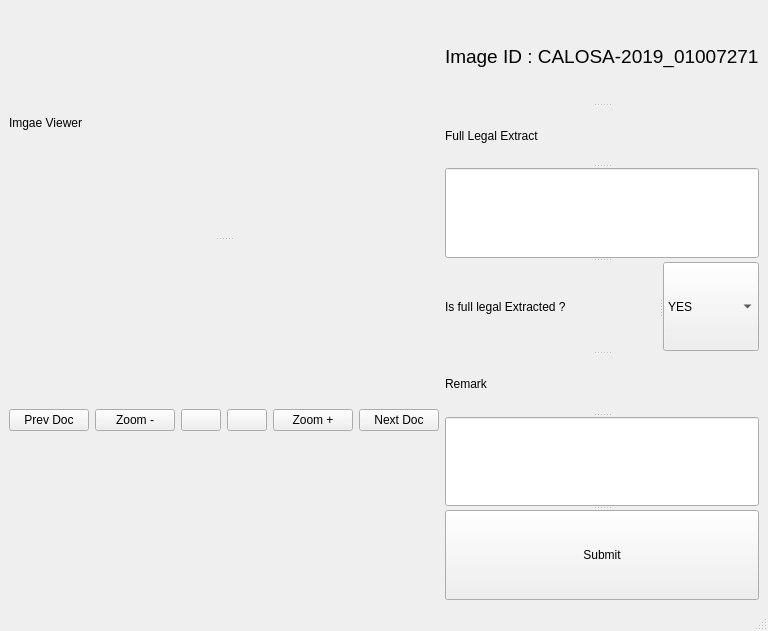
<?xml version="1.0" encoding="UTF-8"?>
<ui version="4.0">
 <class>MainWindow</class>
 <widget class="QMainWindow" name="MainWindow">
  <property name="geometry">
   <rect>
    <x>0</x>
    <y>0</y>
    <width>716</width>
    <height>631</height>
   </rect>
  </property>
  <property name="windowTitle">
   <string>MainWindow</string>
  </property>
  <widget class="QWidget" name="centralwidget">
   <layout class="QGridLayout" name="gridLayout">
    <item row="0" column="0">
     <layout class="QHBoxLayout" name="horizontalLayout">
      <item>
       <widget class="QSplitter" name="splitter">
        <property name="orientation">
         <enum>Qt::Vertical</enum>
        </property>
        <widget class="QLabel" name="label">
         <property name="sizePolicy">
          <sizepolicy hsizetype="Minimum" vsizetype="Expanding">
           <horstretch>0</horstretch>
           <verstretch>0</verstretch>
          </sizepolicy>
         </property>
         <property name="text">
          <string>Imgae Viewer</string>
         </property>
        </widget>
        <widget class="QWidget" name="layoutWidget">
         <layout class="QHBoxLayout" name="horizontalLayout_2">
          <item>
           <widget class="QPushButton" name="pushButton_5">
            <property name="sizePolicy">
             <sizepolicy hsizetype="Expanding" vsizetype="Fixed">
              <horstretch>0</horstretch>
              <verstretch>0</verstretch>
             </sizepolicy>
            </property>
            <property name="text">
             <string>Prev Doc</string>
            </property>
            <property name="icon">
             <iconset>
              <normaloff>images/Prev-File.png</normaloff>images/Prev-File.png</iconset>
            </property>
           </widget>
          </item>
          <item>
           <widget class="QPushButton" name="pushButton_7">
            <property name="sizePolicy">
             <sizepolicy hsizetype="Minimum" vsizetype="Fixed">
              <horstretch>0</horstretch>
              <verstretch>0</verstretch>
             </sizepolicy>
            </property>
            <property name="text">
             <string>Zoom -</string>
            </property>
           </widget>
          </item>
          <item>
           <widget class="QPushButton" name="pushButton_3">
            <property name="sizePolicy">
             <sizepolicy hsizetype="Expanding" vsizetype="Fixed">
              <horstretch>0</horstretch>
              <verstretch>0</verstretch>
             </sizepolicy>
            </property>
            <property name="text">
             <string/>
            </property>
            <property name="icon">
             <iconset>
              <normaloff>images/Prev-Page.png</normaloff>images/Prev-Page.png</iconset>
            </property>
           </widget>
          </item>
          <item>
           <widget class="QPushButton" name="pushButton_2">
            <property name="sizePolicy">
             <sizepolicy hsizetype="Expanding" vsizetype="Fixed">
              <horstretch>0</horstretch>
              <verstretch>0</verstretch>
             </sizepolicy>
            </property>
            <property name="text">
             <string/>
            </property>
            <property name="icon">
             <iconset>
              <normaloff>images/Next-Page.png</normaloff>images/Next-Page.png</iconset>
            </property>
           </widget>
          </item>
          <item>
           <widget class="QPushButton" name="pushButton_6">
            <property name="sizePolicy">
             <sizepolicy hsizetype="Minimum" vsizetype="Fixed">
              <horstretch>0</horstretch>
              <verstretch>0</verstretch>
             </sizepolicy>
            </property>
            <property name="text">
             <string>Zoom +</string>
            </property>
           </widget>
          </item>
          <item>
           <widget class="QPushButton" name="pushButton_4">
            <property name="sizePolicy">
             <sizepolicy hsizetype="Minimum" vsizetype="Fixed">
              <horstretch>0</horstretch>
              <verstretch>0</verstretch>
             </sizepolicy>
            </property>
            <property name="text">
             <string>Next Doc</string>
            </property>
            <property name="icon">
             <iconset>
              <normaloff>images/Next-File.png</normaloff>images/Next-File.png</iconset>
            </property>
           </widget>
          </item>
         </layout>
        </widget>
       </widget>
      </item>
      <item>
       <widget class="QSplitter" name="splitter_3">
        <property name="orientation">
         <enum>Qt::Vertical</enum>
        </property>
        <widget class="QLabel" name="label_2">
         <property name="font">
          <font>
           <pointsize>14</pointsize>
          </font>
         </property>
         <property name="text">
          <string>Image ID : CALOSA-2019_01007271</string>
         </property>
        </widget>
        <widget class="QLabel" name="label_4">
         <property name="text">
          <string>Full Legal Extract</string>
         </property>
        </widget>
        <widget class="QLineEdit" name="lineEdit"/>
        <widget class="QSplitter" name="splitter_2">
         <property name="orientation">
          <enum>Qt::Horizontal</enum>
         </property>
         <widget class="QLabel" name="label_3">
          <property name="text">
           <string>Is full legal Extracted ?</string>
          </property>
         </widget>
         <widget class="QComboBox" name="comboBox">
          <property name="sizePolicy">
           <sizepolicy hsizetype="Minimum" vsizetype="Fixed">
            <horstretch>0</horstretch>
            <verstretch>0</verstretch>
           </sizepolicy>
          </property>
          <item>
           <property name="text">
            <string>YES</string>
           </property>
          </item>
          <item>
           <property name="text">
            <string>NO</string>
           </property>
          </item>
         </widget>
        </widget>
        <widget class="QLabel" name="label_5">
         <property name="text">
          <string>Remark</string>
         </property>
        </widget>
        <widget class="QLineEdit" name="lineEdit_2"/>
        <widget class="QPushButton" name="pushButton">
         <property name="text">
          <string>Submit</string>
         </property>
        </widget>
       </widget>
      </item>
     </layout>
    </item>
   </layout>
  </widget>
  <widget class="QMenuBar" name="menubar">
   <property name="geometry">
    <rect>
     <x>0</x>
     <y>0</y>
     <width>716</width>
     <height>21</height>
    </rect>
   </property>
  </widget>
  <widget class="QStatusBar" name="statusbar"/>
 </widget>
 <resources/>
 <connections/>
</ui>
